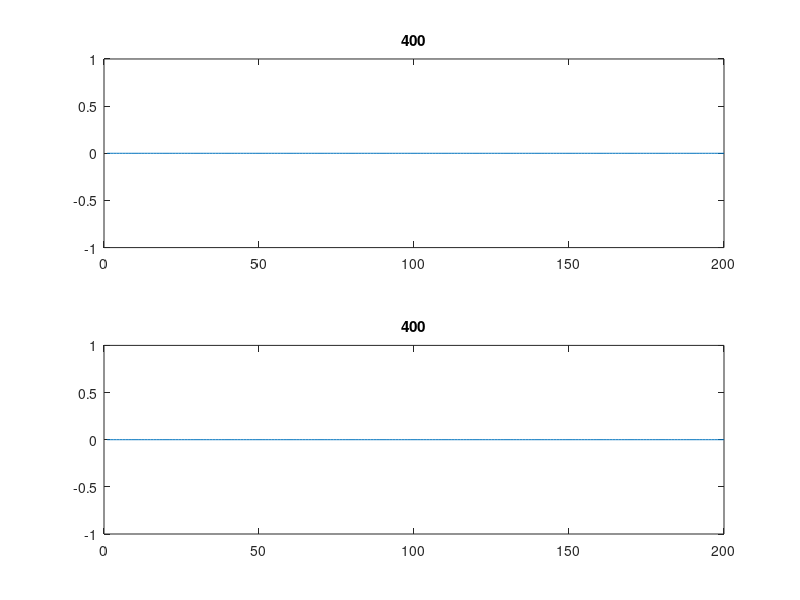

The MATLAB source for this figure:
%%%%%%%%%%%%%%%%%%%%%%%%%%%%%%%%%%%%%%%%%
% function []=FDTD_11m()
%	Hard source: As refelction to the original source position, the behavior is strange.
%%%%%%%%%%%%%%%%%%%%%%%%%%%%%%%%%%%%%%%%%
function []=FDTD_11m()
%%%%%%%%%%%%%%%%%%%%%%%%%%%%%%%%%%%%%%%%%
KSteps	=200;
Ex			=zeros(KSteps,1);
Hy			=zeros(KSteps,1);
Kc			=floor(KSteps/2.0);
T0			=40.0;
spread	=12;
NSteps	=400;
tStep		=[	1 10 20 30 40 50 100 120 140 160 180 ...
				200 210 220 230 240 260 280 300 320 340 360 380 400];
%%%%%%%%%%%%%%%%%%%%%%%%%%%%%%%%%%%%%%%%%
for T=1:NSteps
	%%%%%%%%%%%%%%%%%%%%%%%%%%%%%%%%%%%%%%%%%
	%%%%%%%%%%% Pulse source %%%%%%%%%%%%%%%%
	pulse			=exp(-0.5*((T0-T)/spread)^2);
	%%%%%%%%%%%%%%%%%%%%%%%%%%%%%%%%%%%%%%%%%
	Ex(2:end)	=Ex(2:end)+0.5*(Hy(1:end-1)-Hy(2:end));
	%%%%%%%%%%%%%%%%%%%%%%%%%%%%%%%%%%%%%%%%%
%	Ex(Kc)		=pulse;				% Hard Source
%	Ex(Kc)		=Ex(Kc)+pulse;		% Soft Source
%	Ex(Kc+50)	=Ex(Kc+50)+pulse;	% Two Soft Source
%	Ex(Kc-50)	=Ex(Kc-50)+pulse;	% Two Soft Source
	%%%%%%%%%%%%%%%%%%%%%%%%%%%%%%%%%%%%%%%%%
	Hy(1:end-1)	=Hy(1:end-1)+0.5*(Ex(1:end-1)-Ex(2:end));
	%%%%%%%%%%%%%%%%%%%%%%%%%%%%%%%%%%%%%%%%%
	%%%%%%%%%%% Ploting figure %%%%%%%%%%%%%%
	if length(find(T==tStep))~=0
		figure(1);
		subplot(2,1,1);plot(transpose(1:KSteps),Ex);title(num2str(T));axis([0 KSteps -1 1]);
		subplot(2,1,2);plot(transpose(1:KSteps),Hy);title(num2str(T));axis([0 KSteps -1 1]);
		pause
	end
	%%%%%%%%%%%%%%%%%%%%%%%%%%%%%%%%%%%%%%%%%
end
%%%%%%%%%%%%%%%%%%%%%%%%%%%%%%%%%%%%%%%%%
